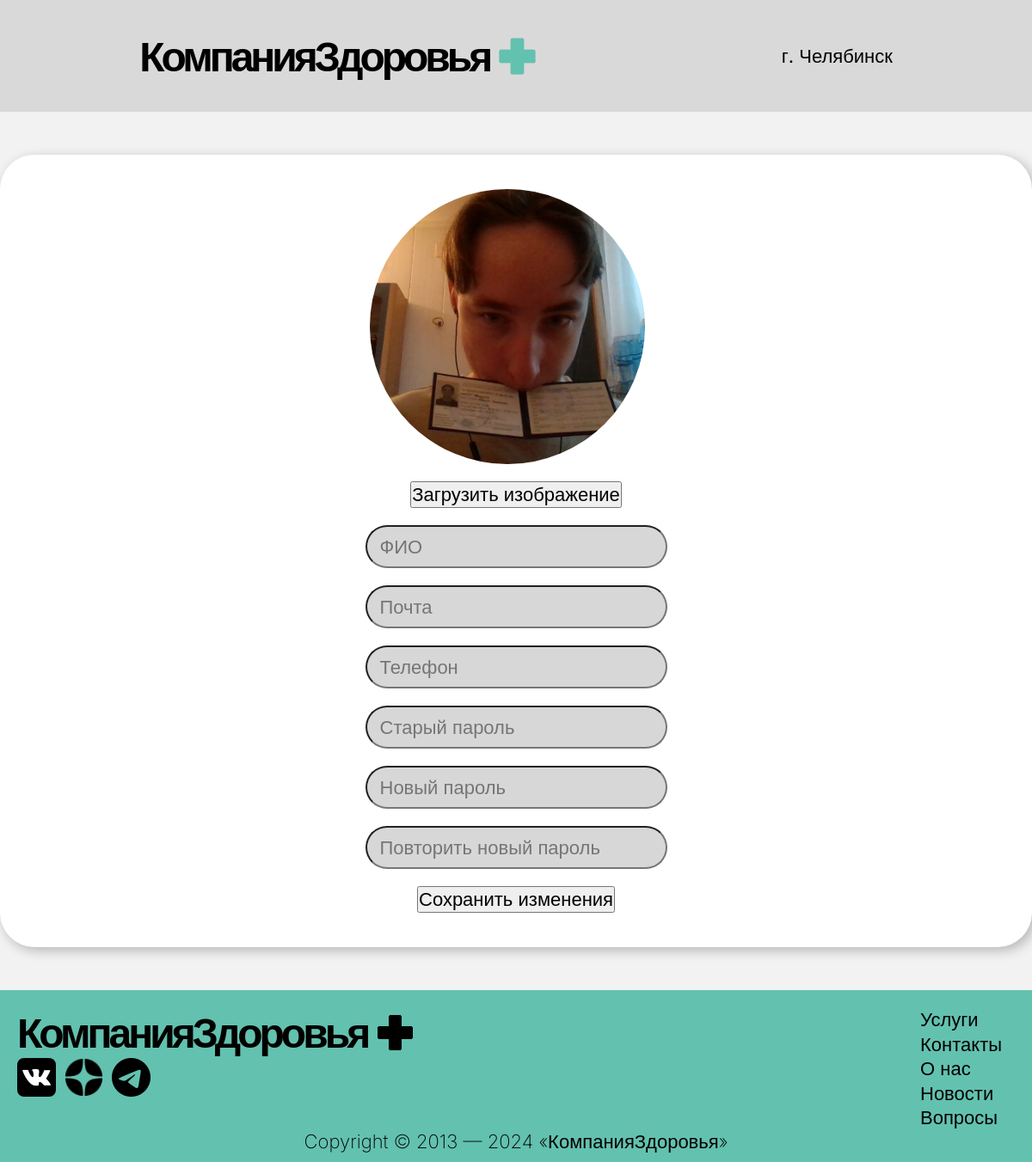
The page /editProfile/ (signed in) on the database as committed earlier.
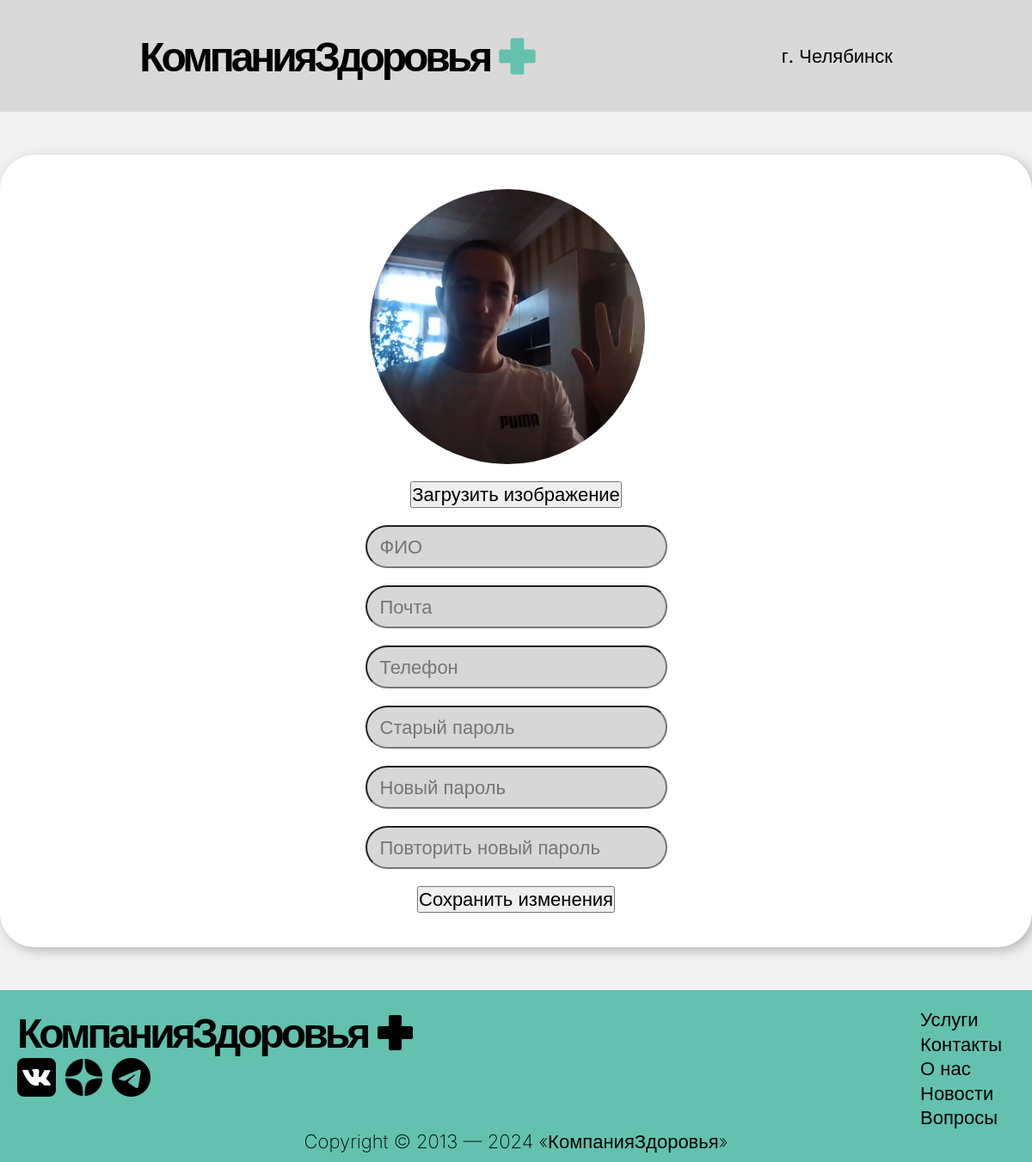
The same page on the database as committed later.
### main/models.py (models this page shows, shortened)
class Patient(models.Model):
    fio = models.CharField('ФИО', max_length=100)
    phone = models.CharField('Номер телефона', max_length=11)
    email = models.CharField('Почта', max_length=100)
    image = models.ImageField('Изображение профиля', null=True, blank=True, upload_to='images/')
    password = models.CharField('Пароль', max_length=120)

### main/views.py (the view)
# urls.py: path('editProfile/', views.editProfile_view, name='editProfile'),
def editProfile_view(request):
    patient_id = request.session.get('patient_id')
    patient = None
    if patient_id:
        try:
            patient = Patient.objects.get(id=patient_id)
        except Patient.DoesNotExist:
            patient = None
    return render(request, 'main/editProfile.html', {
        'patient': patient,
    })

### main/templates/main/editProfile.html (shortened to what this page needs)
<!DOCTYPE html>
<html lang="ru">
<head>
  {% load static %}
  <link rel="stylesheet" href="{% static '/css/main.css' %}">
  <link rel="stylesheet" href="{% static '/css/editProfile.css' %}">
</head>
<body>
  {% include 'main/header.html' %}
  <main>
    <div class="container-edit">
      <div class="form-edit">
        <img src="{% if patient.image %}{{ patient.image.url }}{% else %}{% static '/img/defalt.png' %}{% endif %}" alt="Picture profile">
        <button>Загрузить изображение</button>
        <input type="text" placeholder="ФИО">
        <input type="text" placeholder="Почта">
        <input type="text" placeholder="Телефон">
        <input type="text" placeholder="Старый пароль">
        <input type="text" placeholder="Новый пароль">
        <input type="text" placeholder="Повторить новый пароль">
        <button>Сохранить изменения</button>
      </div>
    </div>
  </main>
  {% include 'main/footer.html' %}
</body>
</html>

### main/templates/main/header.html (shortened to what this page needs)
{% load static %}
<header>
    <a href="{% url 'index' %}">
        <div class="logo">
            <div class="text-logo">
                <h1>КомпанияЗдоровья</h1>
            </div>
            <img src="{% static 'img/logo.png' %}" alt="logo site">
        </div>
    </a>
    <div class="left-item">
        <div class="city-index">
            <span>г. Челябинск</span>
        </div>
    </div>
</header>

### main/templates/main/footer.html
{% load static %}
<footer>
    <div class="main-block-footer">
        <div class="footer-logo">
            <a href="{% url 'index' %}">
                <div class="logo">
                    <h1>КомпанияЗдоровья</h1>
                    <img src="{% static 'img/logo-black.png' %}" alt="logo site">
                </div>
            </a>
            <div class="socials">
                <img src="{% static 'img/vk.png' %}" alt="vk">
                <img src="{% static 'img/dzen.png' %}" alt="dzen">
                <img src="{% static 'img/tg.png' %}" alt="tg">
            </div>
        </div>
        <div class="footer-menu">
            <ul>
                <a href="{% url 'ourServices' %}"><li>Услуги</li></a>
                <a href="{% url 'contacts' %}"><li>Контакты</li></a>
                <a href="{% url 'aboutUs' %}"><li>О нас</li></a>
                <a href="{% url 'news' %}"><li>Новости</li></a>
                <a href="{% url 'questions' %}"><li>Вопросы</li></a>
            </ul>
        </div>
    </div>
    <div class="copyright">
        <p>Copyright © 2013 — 2024 «КомпанияЗдоровья»</p>
    </div>
</footer>

### static/css/main.css (style rules this page uses)
* { margin: 0; padding: 0; font-family: "Inter", sans-serif; font-size: 22px; }
ul { margin-left: 40px; }
a { text-decoration: none; color: black; }
header { background-color: #D9D9D9; height: 90px; display: flex; align-items: center; justify-content: space-around; padding: 20px; }
header h1, footer h1 { font-size: 48px; font-weight: 700; letter-spacing: -4px; }
header .logo, header .left-item, footer .footer-menu, footer .logo, footer .socials { display: flex; align-items: center; gap: 30px; }
header .logo img, footer .logo img, footer .socials img { width: 45px; height: 45px; margin-left: -20px; }
footer { background-color: #63C1AF; padding: 20px 20px 10px 20px; }
footer .main-block-footer { display: flex; justify-content: space-between; }
footer .socials { margin-left: 20px; }
footer .footer-menu { text-align: left; width: 150px; }
footer .footer-menu ul { list-style-type: none; line-height: 1.3rem; }
footer .copyright { text-align: center; font-size: 20px; font-weight: 200; }
main { background-color: #F2F2F2; padding-top: 50px; padding-bottom: 50px; }

### static/css/editProfile.css (style rules this page uses)
.container-edit { max-width: 1460px; height: auto; box-shadow: 4px 4px 14px rgba(0,0,0,0.25); border-radius: 40px; padding: 40px; margin: 0px auto; background-color: white; gap: 20px; }
.container-edit .form-edit { display: flex; flex-direction: column; align-items: center; gap: 20px; }
.container-edit input { background-color: #D7D7D7; padding: 10px 15px; color: black; border-radius: 30px; }
.container-edit img { width: 320px; height: 320px; border-radius: 50%; overflow: hidden; margin-right: 20px; object-fit: cover; }

Rows that differ between the two databases and show on the page:
changed Patient: image: a different picture
